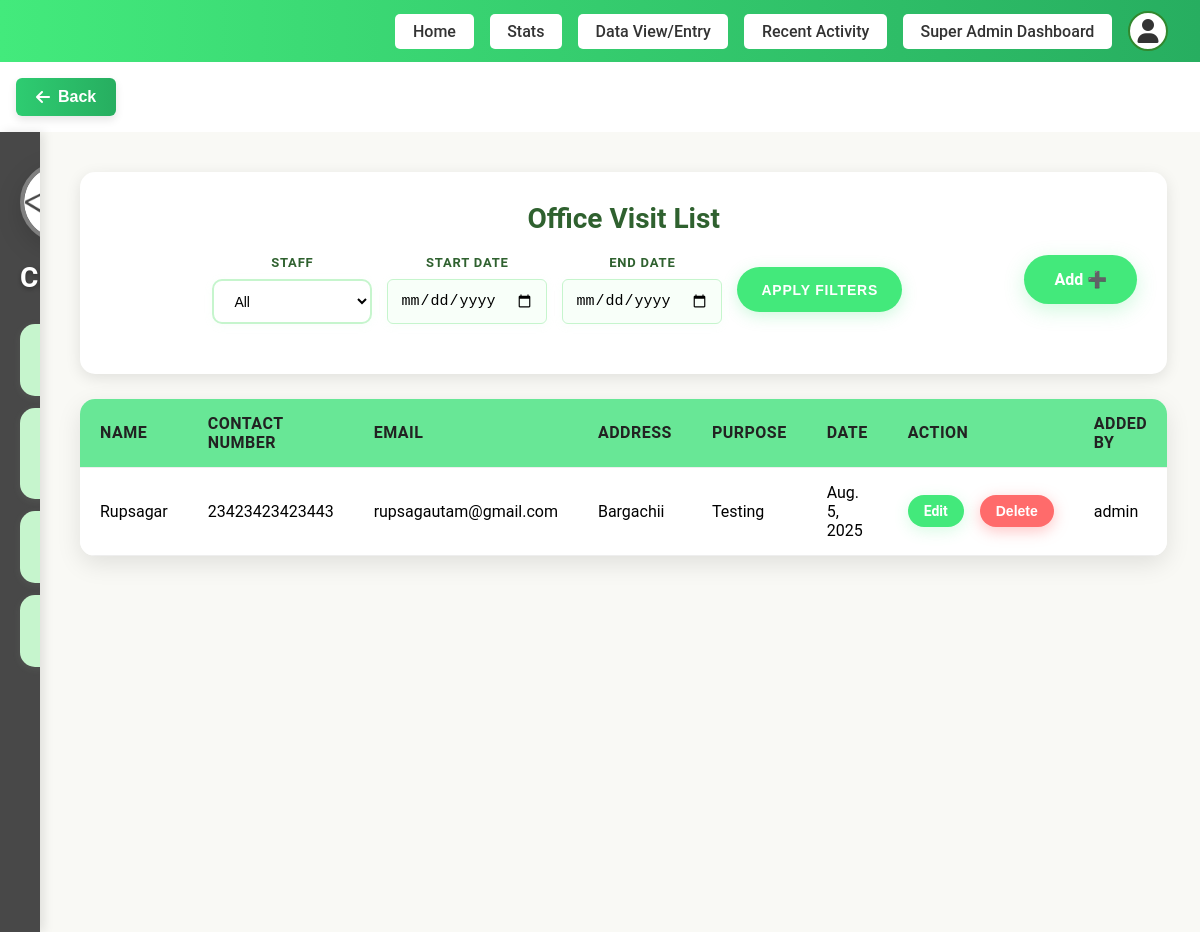
The app's page /add-dashboard/office-visit/list/ (signed in) with its own data.
### staff/models.py (models this page shows, shortened)
class OfficeVisit(models.Model):
    user = models.ForeignKey(User, on_delete=models.CASCADE)
    name = models.CharField(max_length=100)
    contact = models.CharField(max_length=20)
    email = models.EmailField()
    address = models.CharField(max_length=255)
    purpose = models.CharField(max_length=255)
    date = models.DateField()

### staff/views.py (the view)
# urls.py: path('office-visit/list/', views.office_visit_list, name='office_visit_list'),
@login_required
def office_visit_list(request):
    if request.user.is_superuser:
        office_visits = OfficeVisit.objects.all().order_by('-date')
        staff_filter = request.GET.get('staff')
        if staff_filter and staff_filter != 'all':
            office_visits = office_visits.filter(user_id=staff_filter)
        start_date = request.GET.get('start_date')
        end_date = request.GET.get('end_date')
        if start_date:
            try:
                start_date = datetime.strptime(start_date, '%Y-%m-%d').date()
                office_visits = office_visits.filter(date__gte=start_date)
            except ValueError:
                pass
        if end_date:
            try:
                end_date = datetime.strptime(end_date, '%Y-%m-%d').date()
                office_visits = office_visits.filter(date__lte=end_date)
            except ValueError:
                pass
        staff_users = User.objects.filter(is_staff=True).order_by('username')
    else:
        office_visits = OfficeVisit.objects.filter(user=request.user).order_by('-date')
        staff_users = None
    paginator = Paginator(office_visits, 5)  # Show 5 items per page
    page = request.GET.get('page')
    try:
        office_visits = paginator.page(page)
    except PageNotAnInteger:
        office_visits = paginator.page(1)
    except EmptyPage:
        office_visits = paginator.page(paginator.num_pages)
    return render(request, 'pages/staff/Office_Visit.html', {
        'office_visits': office_visits,
        'staff_users': staff_users,
        'current_filters': {
            'staff': request.GET.get('staff', ''),
            'start_date': request.GET.get('start_date', ''),
            'end_date': request.GET.get('end_date', ''),
        }
    })

### templates/pages/staff/Office_Visit.html (shortened to what this page needs)
{% load static %}
<!DOCTYPE html>
<html lang="en">
<head>
  <link rel="stylesheet" href="{% static 'css/Visit.css' %}?v=1.2">
  <link rel="stylesheet" href="{% static 'css/dltvisit.css' %}?v=1.2">
</head>
{% include "layouts/header.html" %}
<body>
  <div class="container">
    <div class="sidebar">
      <div class="logo">
        <a href="{% url 'add_dashboard' %}">
         <img src="{% static 'assets/favicon.png' %}" alt="Logo">
        </a>
      </div>
      <h2>CLMS</h2>
      <ul>
        <li><a href="{% url 'client_visit_list' %}">Client Visit</a></li>
        <li><a href="{% url 'online_class_list' %}">Online Class Inquiry</a></li>
        <li><a href="{% url 'office_visit_list' %}">Office Visit</a></li>
        <li><a href="{% url 'college_visit_list' %}">College/School Visit</a></li>
      </ul>
    </div>
    <div class="main-content">
      <div class="header">
        <h2>Office Visit List</h2>
        <div class="header-controls">
          <a href="{% url 'add_dashboard' %}" class="add-btn">Add ➕</a>
          {% if user.is_superuser and staff_users %}
          <div class="filter-container">
            <form method="GET" class="filter-form" style="display: flex; align-items: center; gap: 15px; flex-wrap: wrap;">
              <div class="filter-item">
                <label for="staff">Staff</label>
                <select name="staff" id="staff">
                  <option value="all" {% if current_filters.staff == 'all' or not current_filters.staff %}selected{% endif %}>All</option>
                </select>
              </div>
              <div class="filter-item">
                <label for="start_date">Start Date</label>
                <input type="date" name="start_date" id="start_date" value="{{ current_filters.start_date }}" placeholder="yyyy-mm-dd">
              </div>
              <div class="filter-item">
                <label for="end_date">End Date</label>
                <input type="date" name="end_date" id="end_date" value="{{ current_filters.end_date }}" placeholder="yyyy-mm-dd">
              </div>
              <button type="submit" class="apply-btn">Apply Filters</button>
            </form>
          </div>
          {% endif %}
        </div>
      </div>
      <table>
        <thead>
          <tr>
            <th>Name</th>
            <th>Contact Number</th>
            <th>Email</th>
            <th>Address</th>
            <th>Purpose</th>
            <th>Date</th>
            <th>Action</th>
            <th>Added By</th>
          </tr>
        </thead>
        <tbody>
          {% for visit in office_visits %}
          <tr class="{% cycle 'white-row' 'green-row' %}">
            <td>{{ visit.name }}</td>
            <td>{{ visit.contact }}</td>
            <td>{{ visit.email }}</td>
            <td>{{ visit.address }}</td>
            <td>{{ visit.purpose }}</td>
            <td>{{ visit.date }}</td>
            <td>
              <div class="action-buttons">
                <a href="{% url 'edit_office' visit.id %}" class="edit-btn">Edit</a>
                <button class="delete-btn" onclick="showOfficeVisitDeleteConfirmation('{{ visit.id }}', '{{ visit.name }}')">Delete</button>
              </div>
            </td>
            <td>{{ visit.user.username }}</td>
          </tr>
          {% empty %}
          <tr>
            <td colspan="8">No office visits available.</td>
          </tr>
          {% endfor %}
        </tbody>
      </table>
    </div>
  </div>
</body>
</html>

### static/css/dltvisit.css (style rules this page uses)
.action-buttons { display: flex; gap: 8px; align-items: center; justify-content: flex-start; }
.edit-btn, .delete-btn { display: inline-block !important; vertical-align: middle; }
td:last-child { white-space: nowrap; }

### static/css/home.css (style rules this page uses)
body { background: #fff; margin: 0; font-family: 'Roboto', Arial, sans-serif; }

### records on screen
OfficeVisit: name "Rupsagar", contact "23423423423443", email "rupsagautam@gmail.com", address "Bargachii", purpose "Testing", date "Aug. 5, 2025", user.username "admin"
